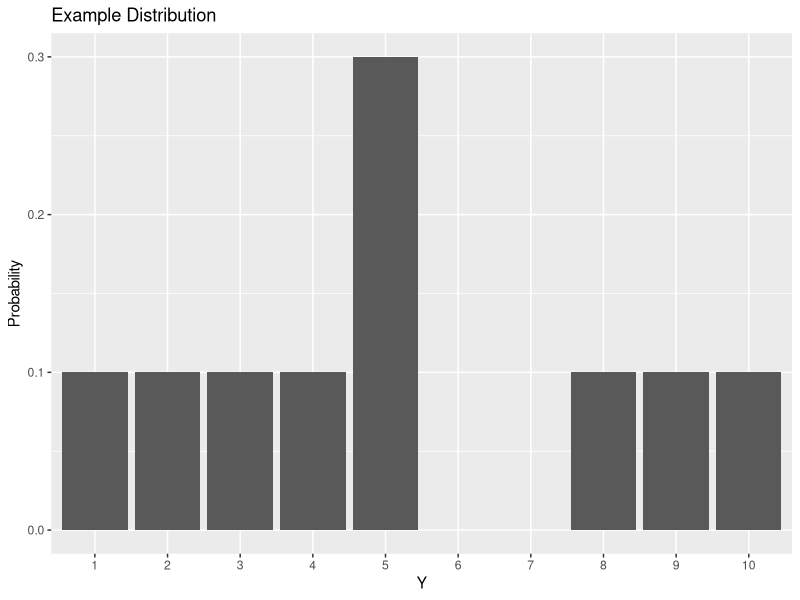
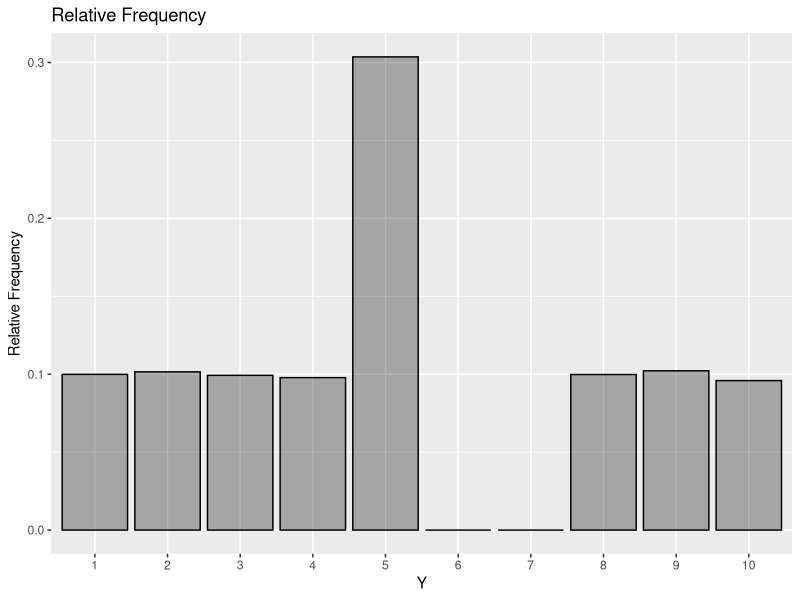
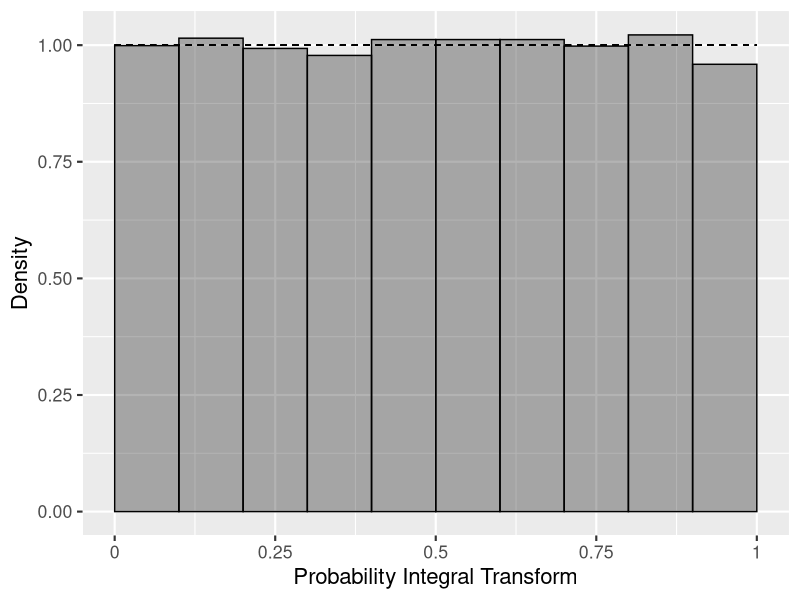
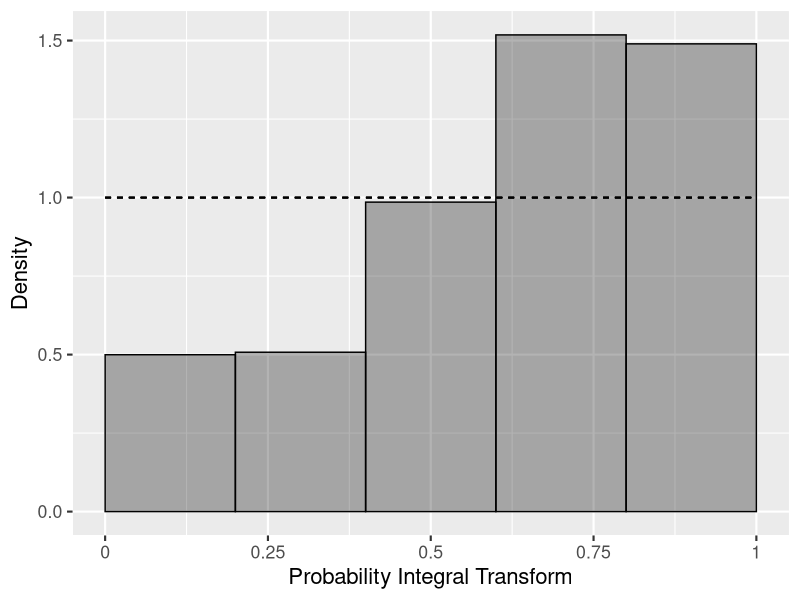

Write R code to recreate these figures, in order.
setwd("/home/wolffram/covid19-ensembles")

library(ggplot2)
library(tidyverse)
library(stringr)


alphas = seq(0.1, 0.9, 0.1)
alphas = c(0.1, 0.2, 0.3, 0.4, 0.5, 0.6, 0.7, 0.8, 0.9)
quantiles = c(1, 2, 3, 4, 5, 5, 5, 8, 9)

sampleDist = function(n) { 
  sample(x = 1:10, n, replace = T, prob = c(0.1, 0.1, 0.1, 0.1, 0.3, 0, 0, 0.1, 0.1, 0.1)) 
}

get_bin <- function(truth, value, quantile){
  lower <- c(0, quantile[!duplicated(value, fromLast=TRUE)])
  upper <- c(quantile[!duplicated(value, fromLast=TRUE)], 1)
  labels <- paste0("(", lower, ", ", upper, "]")
  cut(unique(truth), breaks=c(-Inf, unique(value), Inf), labels=labels, right=TRUE)
}

get_bounds <- function(s){
  as.numeric(str_split(str_sub(s, 2, -2), ",")[[1]])
}

get_upit <-function(temp, alpha){
  return(sum(subset(temp, X1 < alpha & alpha <= X2)$val))
}

upit_histogram <- function(df){
  bins <- df %>%
    group_by(index) %>%
    summarize(bin = get_bin(truth, value, quantile))
  
  e <- t(sapply(bins$bin, FUN=get_bounds))
  e <- data.frame(e)
  e$val <- 1/(length(unique(df$index))*(e$X2 - e$X1))
  
  results <- data.frame(alpha=c(alphas, 1))
  results$upit <- sapply(results$alpha, FUN=get_upit, temp=e)
  results <- bind_rows(results, data.frame(alpha=0, upit=0))
  results <- arrange(results, alpha)
  
  ggplot(results, aes(alpha, upit)) + 
    geom_rect(aes(xmin = alpha, xmax = lead(alpha), ymin = 0, ymax = lead(upit)), 
              color="black", fill = "black", alpha = 0.3) +
    scale_x_continuous(breaks = c(0, 0.25, 0.5, 0.75, 1),
                       labels=c("0", "0.25", "0.5", "0.75", "1"))+
    labs(x='Probability Integral Transform',
         y='Density') +
    geom_segment(aes(x=0,xend=1,y=1,yend=1), linetype="dashed", color="black") +
    theme_gray(base_size=16)
  
}

# Example Distribution
y = 1:10
p = c(0.1, 0.1, 0.1, 0.1, 0.3, 0, 0, 0.1, 0.1, 0.1)

df_distribution <- data.frame(y=y, p=p)


ggplot(data=df_distribution, aes(x=y, y=p)) +
  geom_bar(stat="identity") +
  scale_x_discrete(limits=factor(1:10))+
  labs(title="Example Distribution") +
  ylab("Probability") +
  xlab("Y")


s <- sampleDist(10000)

s_df <- as.data.frame(table(factor(s, levels=1:10)))

ggplot(s_df, aes(x=Var1, y=Freq/sum(Freq))) +
  geom_bar(stat="identity", color='black', fill='black', alpha=0.3)+
  labs(title="Relative Frequency") +
  ylab("Relative Frequency") +
  xlab("Y")


df <- data.frame(quantile=alphas, value=quantiles)
df <- bind_rows(replicate(length(s), df, simplify = FALSE))
df$truth <- rep(s, each=length(alphas))
df$index <- rep(1:length(s), each=length(alphas))

upit_histogram(df)


alphas <- c(0.2, 0.4, 0.6, 0.8)
df <- data.frame(quantile=alphas, value=c(1, 2, 4, 5))
df <- bind_rows(replicate(length(s), df, simplify = FALSE))
df$truth <- rep(s, each=length(alphas))
df$index <- rep(1:length(s), each=length(alphas))

upit_histogram(df)
